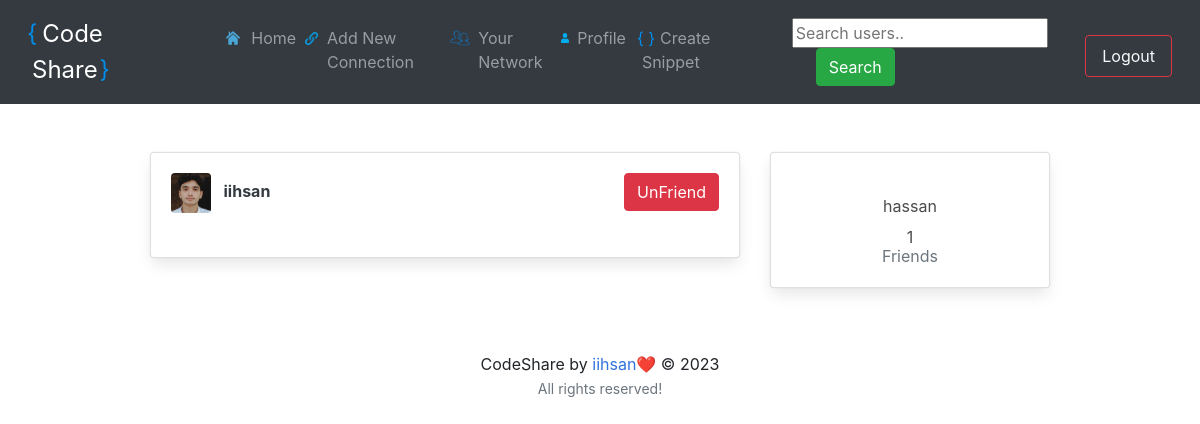
Page /friends/ (signed in) on the committed database.
### users/models.py (models this page shows)
class Profile(models.Model):
	user = models.OneToOneField(User, on_delete=models.CASCADE)
	image = models.ImageField(default='default.png', upload_to='profile_pics')
	slug = AutoSlugField(populate_from='user')
	bio = models.CharField(max_length=255, blank=True)
	friends = models.ManyToManyField("Profile", blank=True)
	def __str__(self):
		return str(self.user.username)
	def get_absolute_url(self):
		return "/users/{}".format(self.slug)

### users/views.py (the view)
# urls.py: path('friends/', user_views.friend_list, name='friend_list'),
@login_required
def friend_list(request):
	p = request.user.profile
	friends = p.friends.all()
	context={
	'friends': friends
	}
	return render(request, "users/friend_list.html", context)

### users/templates/users/friend_list.html (shortened to what this page needs)
{% extends "feed/layout.html" %} {% load static %} {% block searchform %}
<form
  class="form-inline my-2 my-lg-0 ml-5"
  action="{% url 'search_users' %}"
  method="get"
>
  <input name="q" type="text" placeholder="Search users.." />
  <button class="btn btn-success my-2 my-sm-0 ml-4" type="submit">
    Search
  </button>
</form>
{% endblock searchform %} {% block content %}
<div class="container">
  <div class="row">
    <div class="col-md-8">
      {% if friends %}
      <div class="card card-signin my-5">
        <div class="card-body">
          {% for user_p in friends %}
          <a href="{{ user_p.get_absolute_url }}"
            ><img
              src="{{ user_p.image.url }}"
              class="rounded mr-2"
              width="40"
              height="40"
              alt=""
          /></a>
          <a class="text-dark" href="{{ user_p.get_absolute_url }}"
            ><b>{{ user_p }}</b></a
          >
          <small
            ><a
              class="btn btn-danger float-right"
              href="{% url 'delete_friend' user_p.id %}"
              >UnFriend</a
            ></small
          >
          <br /><br />
          {% endfor %}
        </div>
      </div>
      {% endif %}
    </div>
    <div class="col-md-4">
      <div class="card card-signin my-5">
        <a href="{{ request.user.profile.get_absolute_url }}"
          ><img
        /></a>
        <div class="card-body">
          <h5 class="card-title text-center">{{ request.user }}</h5>
          <h6 class="text-center">
            {{ request.user.profile.friends.count }}
            <p class="text-muted">Friends</p>
          </h6>
        </div>
      </div>
    </div>
  </div>
  {% endblock content %}

### rows in the picture
Profile: image (picture), user.username "iihsan"

### other values in the picture
{{ request.user }} "hassan"
{{ request.user.profile.friends.count }} "1"
